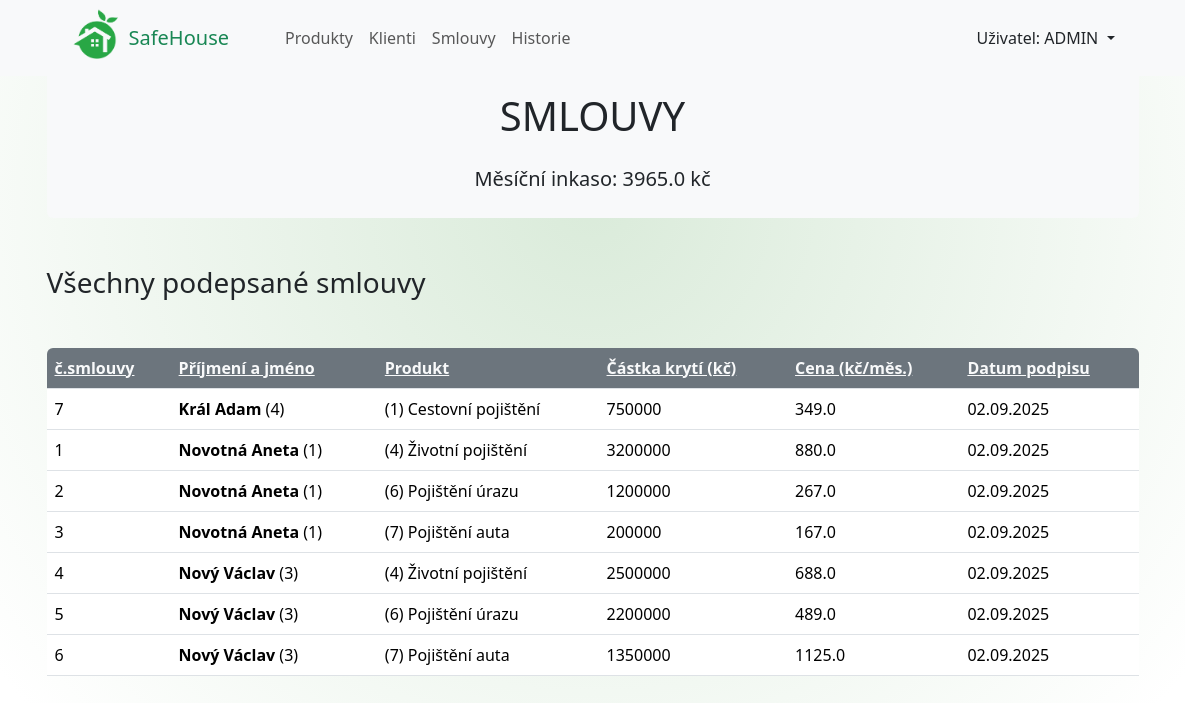
Page /smlouvy?sort=klient__prijmeni on the committed database.
### safehouse_app/models.py (models this page shows, shortened)
class Smlouvy(models.Model):
    klient = models.ForeignKey(Klienti, on_delete=models.CASCADE)
    produkt = models.ForeignKey(Produkty, on_delete=models.CASCADE)
    castka_kryti = models.IntegerField(verbose_name="Částka krytí")
    cena = models.FloatField(verbose_name="Cena")
    datum = models.DateField(auto_now=True)
    class Meta:
        verbose_name_plural = "Smlouvy"

class Klienti(models.Model):
    jmeno = models.CharField(max_length=40, verbose_name="Jméno")
    prijmeni = models.CharField(max_length=40, verbose_name="Příjmení")
    je_muz = models.BooleanField(default=True)
    narozeni = models.DateField(verbose_name="Datum narození")
    foto = models.CharField(
        max_length=60, verbose_name="Název obrázku")
    datum_registrace = models.DateField(auto_now=True)
    class Meta:
        verbose_name = "Klient"
        verbose_name_plural = "Klienti"

class Produkty(models.Model):
    nazev = models.CharField(max_length=80, verbose_name="Název produktu")
    predmet_kryti = models.CharField(
        max_length=200, verbose_name="Předmět krytí")
    zakladni_castka = models.IntegerField(
        verbose_name="Základní částka krytí")
    zakladni_cena = models.IntegerField(verbose_name="Základní cena")
    pomer = models.FloatField("Poměr mezi částkou krytí a cenou pojištění")
    class Meta:
        verbose_name = "Produkt"
        verbose_name_plural = "Produkty"

### safehouse_app/views.py (the view)
# urls.py: path('smlouvy',
def smlouvy(request):
    sort_param = request.GET.get("sort", "id")
    smlouvy = Smlouvy.objects.all().order_by(sort_param)
    inkaso_celkem = smlouvy.aggregate(Sum('cena'))
    return render(request, 'safehouse_app/smlouvy.html', {'smlouvy': smlouvy,
                                                          'inkaso_celkem': inkaso_celkem,
                                                          'sort_param': sort_param})

### safehouse_app/templates/safehouse_app/smlouvy.html (shortened to what this page needs)
{% extends "base.html" %}
{% load static %}
{% block styles %}
    <link rel="stylesheet" href="{% static 'safehouse_app/smlouvy.css' %}">
{% endblock styles %}
{% block content %}
<div class="container-md">
    <div class="bg-light rounded-bottom mb-5">
        <h1 class="text-center pt-3">SMLOUVY</h1>
        <div class="d-flex justify-content-center my-4 pb-2">
        <p class="lead">Měsíční inkaso: <b>{{ inkaso_celkem.cena__sum }} kč</b></p>
        </div>
    </div>
    <h3 class="mb-5">Všechny podepsané smlouvy</h3>
    <table class="table table-hover" id="vsechny_smlouvy">
        <thead>
        <tr>
                <th scope="col" class="bg-secondary">
                    <a class="link-light" href="?sort={% if sort_param == 'id' %}-id
                                   {% else %}id{% endif %}">č.smlouvy</a>
                </th>
                <th scope="col" class="bg-secondary">
                    <a class="link-light" href="?sort={% if sort_param == 'klient__prijmeni' %}-klient__prijmeni
                                   {% else %}klient__prijmeni{% endif %}">Příjmení a jméno</a>
                </th>
                <th scope="col" class="bg-secondary">
                    <a class="link-light" href="?sort={% if sort_param == 'produkt_id__id' %}-produkt_id__id
                                   {% else %}produkt_id__id{% endif %}">Produkt</a>
                </th>
                <th scope="col" class="bg-secondary">
                    <a class="link-light" href="?sort={% if sort_param == 'castka_kryti' %}-castka_kryti
                                   {% else %}castka_kryti{% endif %}">Částka krytí (kč)</a>
                </th>
                <th scope="col" class="bg-secondary">
                    <a class="link-light" href="?sort={% if sort_param == 'cena' %}-cena
                                   {% else %}cena{% endif %}">Cena (kč/měs.)</a>
                </th>
                <th scope="col" class="bg-secondary">
                    <a class="link-light" href="?sort={% if sort_param == 'datum' %}-datum
                                   {% else %}datum{% endif %}">Datum podpisu</a>
                </th>
        </tr>
        </thead>
        <tbody>
        {% for smlouva in smlouvy %}
        <tr style="vertical-align: middle;">
            <td scope="row">{{ smlouva.id }}</td>
            <td><b>{{ smlouva.klient.prijmeni }}
                {{ smlouva.klient.jmeno }}</b> ({{ smlouva.klient.id }})</td>
            <td>({{ smlouva.produkt.id }}) {{ smlouva.produkt.nazev }}</td>
            <td>{{ smlouva.castka_kryti }}</td>
            <td>{{ smlouva.cena }}</td>
            <td>{{ smlouva.datum|date:"d.m.Y" }}</td>
        </tr>
        {% endfor %}
        </tbody>
    </table>
</div>
{% endblock content %}

### safehouse_app/static/safehouse_app/smlouvy.css (style rules this page uses)
#vsechny_smlouvy th:first-child { border-top-left-radius: 6px; }
#vsechny_smlouvy th:last-child { border-top-right-radius: 6px; }

### static/base.css (style rules this page uses)
html { scrollbar-gutter: stable; }
body { background: radial-gradient(circle at center 200px, #daebda, #ffffff 90%); position: relative; background-repeat: no-repeat; min-height: 100vh; }

### rows in the picture
Smlouvy: id "7", klient.prijmeni "Král", klient.jmeno "Adam", klient.id "4", produkt.id "1", produkt.nazev "Cestovní pojištění", castka_kryti "750000", cena "349.0", datum "02.09.2025"
Smlouvy: id "1", klient.prijmeni "Novotná", klient.jmeno "Aneta", klient.id "1", produkt.id "4", produkt.nazev "Životní pojištění", castka_kryti "3200000", cena "880.0", datum "02.09.2025"
Smlouvy: id "2", klient.prijmeni "Novotná", klient.jmeno "Aneta", klient.id "1", produkt.id "6", produkt.nazev "Pojištění úrazu", castka_kryti "1200000", cena "267.0", datum "02.09.2025"
Smlouvy: id "3", klient.prijmeni "Novotná", klient.jmeno "Aneta", klient.id "1", produkt.id "7", produkt.nazev "Pojištění auta", castka_kryti "200000", cena "167.0", datum "02.09.2025"
Smlouvy: id "4", klient.prijmeni "Nový", klient.jmeno "Václav", klient.id "3", produkt.id "4", produkt.nazev "Životní pojištění", castka_kryti "2500000", cena "688.0", datum "02.09.2025"
Smlouvy: id "5", klient.prijmeni "Nový", klient.jmeno "Václav", klient.id "3", produkt.id "6", produkt.nazev "Pojištění úrazu", castka_kryti "2200000", cena "489.0", datum "02.09.2025"
Smlouvy: id "6", klient.prijmeni "Nový", klient.jmeno "Václav", klient.id "3", produkt.id "7", produkt.nazev "Pojištění auta", castka_kryti "1350000", cena "1125.0", datum "02.09.2025"

### other values in the picture
{{ inkaso_celkem.cena__sum }} "3965.0"
